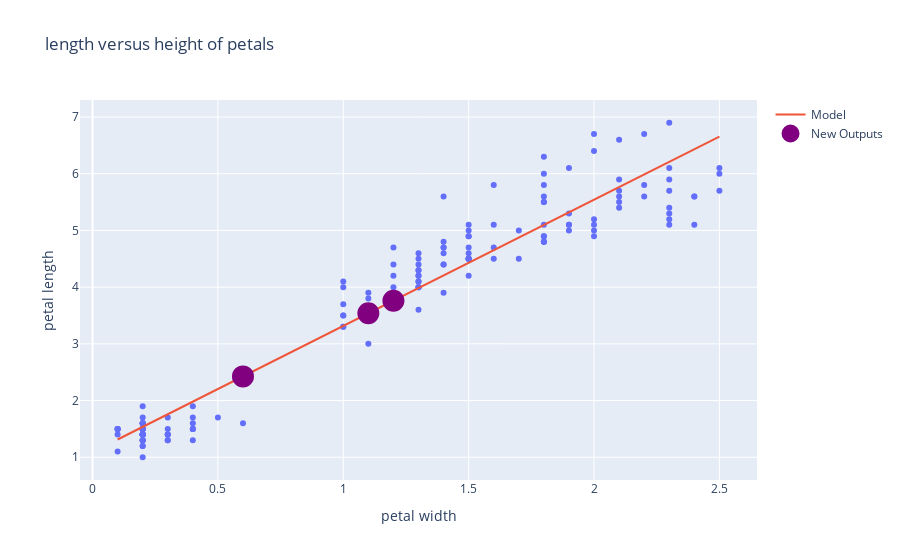

This figure's notebook cell:
### Code cell
plot_model('./iris/iris.data.csv', model_in, format_input('0.6,1.1,1.2'), 'model.svg')

### Figure 1 — Plotly figure (JSON) as saved in the notebook; plotly's stock layout.template omitted (floating-point values rounded to 4 significant figures; data arrays with more than 128 entries replaced by an {"elided": "..."} marker saying what was removed)
{"data": [{"hovertemplate": "petal width=%{x}<br>petal length=%{y}<extra></extra>", "legendgroup": "", "marker": {"color": "#636efa", "symbol": "circle"}, "mode": "markers", "name": "", "orientation": "v", "showlegend": false, "type": "scatter", "x": {"elided": "150 float values"}, "xaxis": "x", "y": {"elided": "150 float values"}, "yaxis": "y"}, {"mode": "lines", "name": "Model", "type": "scatter", "x": {"elided": "150 float values"}, "y": {"elided": "150 float values"}}, {"marker": {"color": "purple", "line": {"color": "purple", "width": 2}, "size": 20}, "mode": "markers", "name": "New Outputs", "type": "scatter", "x": [0.6, 1.1, 1.2], "y": [2.426, 3.539, 3.762]}], "layout": {"legend": {"tracegroupgap": 0}, "title": {"text": "length versus height of petals"}, "xaxis": {"anchor": "y", "domain": [0, 1], "title": {"text": "petal width"}}, "yaxis": {"anchor": "x", "domain": [0, 1], "title": {"text": "petal length"}}}}
